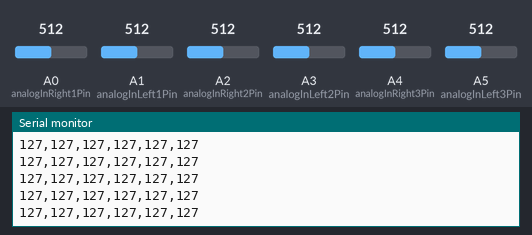
This sketch was run on a simulated Arduino Uno, built with avr-gcc and run on an emulated ATmega328P. Shown: the last lines printed to the serial monitor. The test bench sets the inputs (shaded band); at power-on: A1 (analogInLeft1Pin) = 512, A2 (analogInRight2Pin) = 512, A0 (analogInRight1Pin) = 512, A3 (analogInLeft2Pin) = 512, A4 (analogInRight3Pin) = 512, A5 (analogInLeft3Pin) = 512.

Above: at 1.2 s.
1.3 s: A1 (analogInLeft1Pin) set to 412
At 2.1 s:
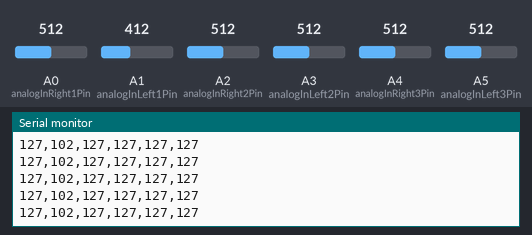
2.8 s: A1 (analogInLeft1Pin) set to 389
At 3.3 s:
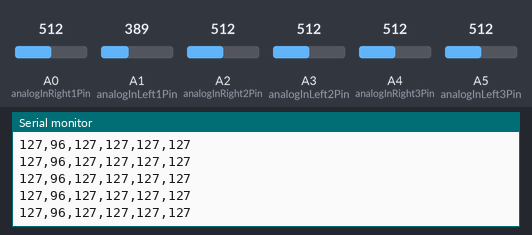
4.3 s: A2 (analogInRight2Pin) set to 418
At 5.1 s:
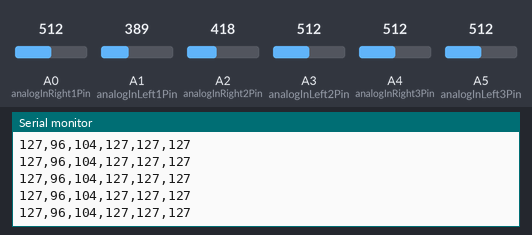
7.3 s: A2 (analogInRight2Pin) set to 384
At 8.3 s:
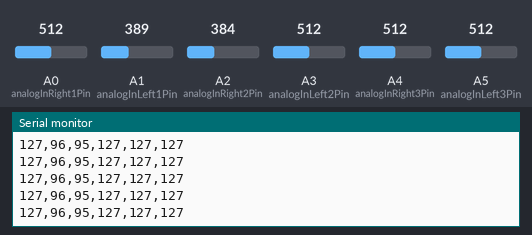
Timing chart, 0 to 9.9 s (numbered marks = the images above; inputs shaded):
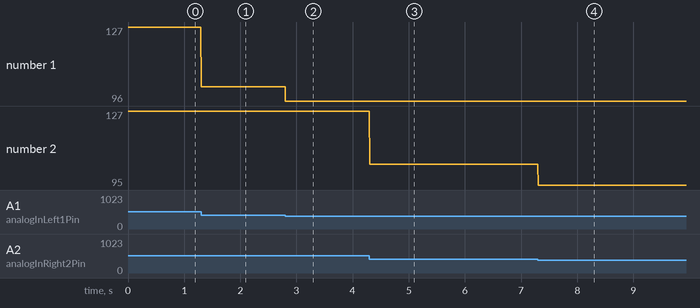

Measured:
- after the input at 1.3 s, the serial monitor: prints a new line at once (image 1)
- after the input at 2.8 s, the serial monitor: prints a new line at once (image 2)
- after the input at 4.3 s, the serial monitor: prints a new line at once (image 3)
- after the input at 7.3 s, the serial monitor: prints a new line at once (image 4)
- plotted number 1: 127 → 102 after the input at 1.3 s, 102 → 96 after the input at 2.8 s
- plotted number 2: 127 → 104 after the input at 4.3 s, 104 → 95 after the input at 7.3 s

The sketch:

VariableResistorController.ino
```cpp
/*

  GitHub: https://github.com/neittien0110/VariableResistorController
*/

/**
 * @brief Manage an rotary variable resistor
 */
class RotaryController {
  private:
  /// @brief pin
  int AnalogPin;
  public:
  RotaryController(const int pin){
    AnalogPin = pin;
    pinMode(pin, INPUT);
  }
  int read(){
    return map(analogRead(AnalogPin), 0, 1023, 0, 255);
  }
};

/// The pins belows are Aruidno Uno pins.
const int analogInRight1Pin = A0;  // Analog input pin that the potentiometer is attached to
const int analogInLeft1Pin = A1;  // Analog input pin that the potentiometer is attached to
const int analogInRight2Pin = A2;  // Analog input pin that the potentiometer is attached to
const int analogInLeft2Pin = A3;  // Analog input pin that the potentiometer is attached to
const int analogInRight3Pin = A4;  // Analog input pin that the potentiometer is attached to
const int analogInLeft3Pin = A5;  // Analog input pin that the potentiometer is attached to

/// declare 6 handlers for 6 variable resistors.
RotaryController  R1(analogInRight1Pin), L1(analogInLeft1Pin), R2(analogInRight2Pin), L2(analogInLeft2Pin), R3(analogInRight3Pin), L3(analogInLeft3Pin);

void setup() {
  // initialize serial communications at 115200 bps:
  Serial.begin(115200);
}

void loop() {
  // read the analog in value:
  Serial.print(R1.read());
  Serial.print(",");
  Serial.print(L1.read());
  Serial.print(",");
  Serial.print(R2.read());
  Serial.print(",");
  Serial.print(L2.read());
  Serial.print(",");
  Serial.print(R3.read());
  Serial.print(",");
  Serial.print(L3.read());
  Serial.println();
  // wait 2 milliseconds before the next loop for the analog-to-digital
  // converter to settle after the last reading:
  delay(2);
}
```
